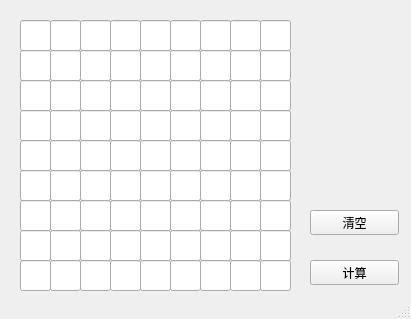
<?xml version="1.0" encoding="UTF-8"?>
<ui version="4.0">
 <class>MainWindow</class>
 <widget class="QMainWindow" name="MainWindow">
  <property name="geometry">
   <rect>
    <x>0</x>
    <y>0</y>
    <width>411</width>
    <height>319</height>
   </rect>
  </property>
  <property name="windowTitle">
   <string>九宫格计算器</string>
  </property>
  <widget class="QWidget" name="centralwidget">
   <widget class="QLineEdit" name="lineEdit">
    <property name="geometry">
     <rect>
      <x>20</x>
      <y>20</y>
      <width>31</width>
      <height>31</height>
     </rect>
    </property>
    <property name="text">
     <string/>
    </property>
    <property name="alignment">
     <set>Qt::AlignCenter</set>
    </property>
   </widget>
   <widget class="QPushButton" name="pushButton">
    <property name="geometry">
     <rect>
      <x>310</x>
      <y>260</y>
      <width>89</width>
      <height>25</height>
     </rect>
    </property>
    <property name="text">
     <string>计算</string>
    </property>
   </widget>
   <widget class="QPushButton" name="pushButton_2">
    <property name="geometry">
     <rect>
      <x>310</x>
      <y>210</y>
      <width>89</width>
      <height>25</height>
     </rect>
    </property>
    <property name="text">
     <string>清空</string>
    </property>
   </widget>
   <widget class="QLineEdit" name="lineEdit_2">
    <property name="geometry">
     <rect>
      <x>50</x>
      <y>20</y>
      <width>31</width>
      <height>31</height>
     </rect>
    </property>
    <property name="text">
     <string/>
    </property>
    <property name="alignment">
     <set>Qt::AlignCenter</set>
    </property>
   </widget>
   <widget class="QLineEdit" name="lineEdit_3">
    <property name="geometry">
     <rect>
      <x>80</x>
      <y>20</y>
      <width>31</width>
      <height>31</height>
     </rect>
    </property>
    <property name="text">
     <string/>
    </property>
    <property name="alignment">
     <set>Qt::AlignCenter</set>
    </property>
   </widget>
   <widget class="QLineEdit" name="lineEdit_4">
    <property name="geometry">
     <rect>
      <x>110</x>
      <y>20</y>
      <width>31</width>
      <height>31</height>
     </rect>
    </property>
    <property name="text">
     <string/>
    </property>
    <property name="alignment">
     <set>Qt::AlignCenter</set>
    </property>
   </widget>
   <widget class="QLineEdit" name="lineEdit_6">
    <property name="geometry">
     <rect>
      <x>170</x>
      <y>20</y>
      <width>31</width>
      <height>31</height>
     </rect>
    </property>
    <property name="text">
     <string/>
    </property>
    <property name="alignment">
     <set>Qt::AlignCenter</set>
    </property>
   </widget>
   <widget class="QLineEdit" name="lineEdit_5">
    <property name="geometry">
     <rect>
      <x>140</x>
      <y>20</y>
      <width>31</width>
      <height>31</height>
     </rect>
    </property>
    <property name="text">
     <string/>
    </property>
    <property name="alignment">
     <set>Qt::AlignCenter</set>
    </property>
   </widget>
   <widget class="QLineEdit" name="lineEdit_7">
    <property name="geometry">
     <rect>
      <x>200</x>
      <y>20</y>
      <width>31</width>
      <height>31</height>
     </rect>
    </property>
    <property name="text">
     <string/>
    </property>
    <property name="alignment">
     <set>Qt::AlignCenter</set>
    </property>
   </widget>
   <widget class="QLineEdit" name="lineEdit_9">
    <property name="geometry">
     <rect>
      <x>260</x>
      <y>20</y>
      <width>31</width>
      <height>31</height>
     </rect>
    </property>
    <property name="text">
     <string/>
    </property>
    <property name="alignment">
     <set>Qt::AlignCenter</set>
    </property>
   </widget>
   <widget class="QLineEdit" name="lineEdit_8">
    <property name="geometry">
     <rect>
      <x>230</x>
      <y>20</y>
      <width>31</width>
      <height>31</height>
     </rect>
    </property>
    <property name="text">
     <string/>
    </property>
    <property name="alignment">
     <set>Qt::AlignCenter</set>
    </property>
   </widget>
   <widget class="QLineEdit" name="lineEdit_10">
    <property name="geometry">
     <rect>
      <x>20</x>
      <y>50</y>
      <width>31</width>
      <height>31</height>
     </rect>
    </property>
    <property name="text">
     <string/>
    </property>
    <property name="alignment">
     <set>Qt::AlignCenter</set>
    </property>
   </widget>
   <widget class="QLineEdit" name="lineEdit_17">
    <property name="geometry">
     <rect>
      <x>230</x>
      <y>50</y>
      <width>31</width>
      <height>31</height>
     </rect>
    </property>
    <property name="text">
     <string/>
    </property>
    <property name="alignment">
     <set>Qt::AlignCenter</set>
    </property>
   </widget>
   <widget class="QLineEdit" name="lineEdit_13">
    <property name="geometry">
     <rect>
      <x>110</x>
      <y>50</y>
      <width>31</width>
      <height>31</height>
     </rect>
    </property>
    <property name="text">
     <string/>
    </property>
    <property name="alignment">
     <set>Qt::AlignCenter</set>
    </property>
   </widget>
   <widget class="QLineEdit" name="lineEdit_12">
    <property name="geometry">
     <rect>
      <x>80</x>
      <y>50</y>
      <width>31</width>
      <height>31</height>
     </rect>
    </property>
    <property name="text">
     <string/>
    </property>
    <property name="alignment">
     <set>Qt::AlignCenter</set>
    </property>
   </widget>
   <widget class="QLineEdit" name="lineEdit_14">
    <property name="geometry">
     <rect>
      <x>140</x>
      <y>50</y>
      <width>31</width>
      <height>31</height>
     </rect>
    </property>
    <property name="text">
     <string/>
    </property>
    <property name="alignment">
     <set>Qt::AlignCenter</set>
    </property>
   </widget>
   <widget class="QLineEdit" name="lineEdit_15">
    <property name="geometry">
     <rect>
      <x>170</x>
      <y>50</y>
      <width>31</width>
      <height>31</height>
     </rect>
    </property>
    <property name="text">
     <string/>
    </property>
    <property name="alignment">
     <set>Qt::AlignCenter</set>
    </property>
   </widget>
   <widget class="QLineEdit" name="lineEdit_18">
    <property name="geometry">
     <rect>
      <x>260</x>
      <y>50</y>
      <width>31</width>
      <height>31</height>
     </rect>
    </property>
    <property name="text">
     <string/>
    </property>
    <property name="alignment">
     <set>Qt::AlignCenter</set>
    </property>
   </widget>
   <widget class="QLineEdit" name="lineEdit_11">
    <property name="geometry">
     <rect>
      <x>50</x>
      <y>50</y>
      <width>31</width>
      <height>31</height>
     </rect>
    </property>
    <property name="text">
     <string/>
    </property>
    <property name="alignment">
     <set>Qt::AlignCenter</set>
    </property>
   </widget>
   <widget class="QLineEdit" name="lineEdit_16">
    <property name="geometry">
     <rect>
      <x>200</x>
      <y>50</y>
      <width>31</width>
      <height>31</height>
     </rect>
    </property>
    <property name="text">
     <string/>
    </property>
    <property name="alignment">
     <set>Qt::AlignCenter</set>
    </property>
   </widget>
   <widget class="QLineEdit" name="lineEdit_19">
    <property name="geometry">
     <rect>
      <x>20</x>
      <y>80</y>
      <width>31</width>
      <height>31</height>
     </rect>
    </property>
    <property name="text">
     <string/>
    </property>
    <property name="alignment">
     <set>Qt::AlignCenter</set>
    </property>
   </widget>
   <widget class="QLineEdit" name="lineEdit_26">
    <property name="geometry">
     <rect>
      <x>230</x>
      <y>80</y>
      <width>31</width>
      <height>31</height>
     </rect>
    </property>
    <property name="text">
     <string/>
    </property>
    <property name="alignment">
     <set>Qt::AlignCenter</set>
    </property>
   </widget>
   <widget class="QLineEdit" name="lineEdit_22">
    <property name="geometry">
     <rect>
      <x>110</x>
      <y>80</y>
      <width>31</width>
      <height>31</height>
     </rect>
    </property>
    <property name="text">
     <string/>
    </property>
    <property name="alignment">
     <set>Qt::AlignCenter</set>
    </property>
   </widget>
   <widget class="QLineEdit" name="lineEdit_21">
    <property name="geometry">
     <rect>
      <x>80</x>
      <y>80</y>
      <width>31</width>
      <height>31</height>
     </rect>
    </property>
    <property name="text">
     <string/>
    </property>
    <property name="alignment">
     <set>Qt::AlignCenter</set>
    </property>
   </widget>
   <widget class="QLineEdit" name="lineEdit_23">
    <property name="geometry">
     <rect>
      <x>140</x>
      <y>80</y>
      <width>31</width>
      <height>31</height>
     </rect>
    </property>
    <property name="text">
     <string/>
    </property>
    <property name="alignment">
     <set>Qt::AlignCenter</set>
    </property>
   </widget>
   <widget class="QLineEdit" name="lineEdit_24">
    <property name="geometry">
     <rect>
      <x>170</x>
      <y>80</y>
      <width>31</width>
      <height>31</height>
     </rect>
    </property>
    <property name="text">
     <string/>
    </property>
    <property name="alignment">
     <set>Qt::AlignCenter</set>
    </property>
   </widget>
   <widget class="QLineEdit" name="lineEdit_27">
    <property name="geometry">
     <rect>
      <x>260</x>
      <y>80</y>
      <width>31</width>
      <height>31</height>
     </rect>
    </property>
    <property name="text">
     <string/>
    </property>
    <property name="alignment">
     <set>Qt::AlignCenter</set>
    </property>
   </widget>
   <widget class="QLineEdit" name="lineEdit_20">
    <property name="geometry">
     <rect>
      <x>50</x>
      <y>80</y>
      <width>31</width>
      <height>31</height>
     </rect>
    </property>
    <property name="text">
     <string/>
    </property>
    <property name="alignment">
     <set>Qt::AlignCenter</set>
    </property>
   </widget>
   <widget class="QLineEdit" name="lineEdit_25">
    <property name="geometry">
     <rect>
      <x>200</x>
      <y>80</y>
      <width>31</width>
      <height>31</height>
     </rect>
    </property>
    <property name="text">
     <string/>
    </property>
    <property name="alignment">
     <set>Qt::AlignCenter</set>
    </property>
   </widget>
   <widget class="QLineEdit" name="lineEdit_28">
    <property name="geometry">
     <rect>
      <x>20</x>
      <y>110</y>
      <width>31</width>
      <height>31</height>
     </rect>
    </property>
    <property name="text">
     <string/>
    </property>
    <property name="alignment">
     <set>Qt::AlignCenter</set>
    </property>
   </widget>
   <widget class="QLineEdit" name="lineEdit_29">
    <property name="geometry">
     <rect>
      <x>50</x>
      <y>110</y>
      <width>31</width>
      <height>31</height>
     </rect>
    </property>
    <property name="text">
     <string/>
    </property>
    <property name="alignment">
     <set>Qt::AlignCenter</set>
    </property>
   </widget>
   <widget class="QLineEdit" name="lineEdit_31">
    <property name="geometry">
     <rect>
      <x>110</x>
      <y>110</y>
      <width>31</width>
      <height>31</height>
     </rect>
    </property>
    <property name="text">
     <string/>
    </property>
    <property name="alignment">
     <set>Qt::AlignCenter</set>
    </property>
   </widget>
   <widget class="QLineEdit" name="lineEdit_30">
    <property name="geometry">
     <rect>
      <x>80</x>
      <y>110</y>
      <width>31</width>
      <height>31</height>
     </rect>
    </property>
    <property name="text">
     <string/>
    </property>
    <property name="alignment">
     <set>Qt::AlignCenter</set>
    </property>
   </widget>
   <widget class="QLineEdit" name="lineEdit_32">
    <property name="geometry">
     <rect>
      <x>140</x>
      <y>110</y>
      <width>31</width>
      <height>31</height>
     </rect>
    </property>
    <property name="text">
     <string/>
    </property>
    <property name="alignment">
     <set>Qt::AlignCenter</set>
    </property>
   </widget>
   <widget class="QLineEdit" name="lineEdit_33">
    <property name="geometry">
     <rect>
      <x>170</x>
      <y>110</y>
      <width>31</width>
      <height>31</height>
     </rect>
    </property>
    <property name="text">
     <string/>
    </property>
    <property name="alignment">
     <set>Qt::AlignCenter</set>
    </property>
   </widget>
   <widget class="QLineEdit" name="lineEdit_34">
    <property name="geometry">
     <rect>
      <x>200</x>
      <y>110</y>
      <width>31</width>
      <height>31</height>
     </rect>
    </property>
    <property name="text">
     <string/>
    </property>
    <property name="alignment">
     <set>Qt::AlignCenter</set>
    </property>
   </widget>
   <widget class="QLineEdit" name="lineEdit_35">
    <property name="geometry">
     <rect>
      <x>230</x>
      <y>110</y>
      <width>31</width>
      <height>31</height>
     </rect>
    </property>
    <property name="text">
     <string/>
    </property>
    <property name="alignment">
     <set>Qt::AlignCenter</set>
    </property>
   </widget>
   <widget class="QLineEdit" name="lineEdit_36">
    <property name="geometry">
     <rect>
      <x>260</x>
      <y>110</y>
      <width>31</width>
      <height>31</height>
     </rect>
    </property>
    <property name="text">
     <string/>
    </property>
    <property name="alignment">
     <set>Qt::AlignCenter</set>
    </property>
   </widget>
   <widget class="QLineEdit" name="lineEdit_37">
    <property name="geometry">
     <rect>
      <x>20</x>
      <y>140</y>
      <width>31</width>
      <height>31</height>
     </rect>
    </property>
    <property name="text">
     <string/>
    </property>
    <property name="alignment">
     <set>Qt::AlignCenter</set>
    </property>
   </widget>
   <widget class="QLineEdit" name="lineEdit_38">
    <property name="geometry">
     <rect>
      <x>50</x>
      <y>140</y>
      <width>31</width>
      <height>31</height>
     </rect>
    </property>
    <property name="text">
     <string/>
    </property>
    <property name="alignment">
     <set>Qt::AlignCenter</set>
    </property>
   </widget>
   <widget class="QLineEdit" name="lineEdit_39">
    <property name="geometry">
     <rect>
      <x>80</x>
      <y>140</y>
      <width>31</width>
      <height>31</height>
     </rect>
    </property>
    <property name="text">
     <string/>
    </property>
    <property name="alignment">
     <set>Qt::AlignCenter</set>
    </property>
   </widget>
   <widget class="QLineEdit" name="lineEdit_40">
    <property name="geometry">
     <rect>
      <x>110</x>
      <y>140</y>
      <width>31</width>
      <height>31</height>
     </rect>
    </property>
    <property name="text">
     <string/>
    </property>
    <property name="alignment">
     <set>Qt::AlignCenter</set>
    </property>
   </widget>
   <widget class="QLineEdit" name="lineEdit_41">
    <property name="geometry">
     <rect>
      <x>140</x>
      <y>140</y>
      <width>31</width>
      <height>31</height>
     </rect>
    </property>
    <property name="text">
     <string/>
    </property>
    <property name="alignment">
     <set>Qt::AlignCenter</set>
    </property>
   </widget>
   <widget class="QLineEdit" name="lineEdit_42">
    <property name="geometry">
     <rect>
      <x>170</x>
      <y>140</y>
      <width>31</width>
      <height>31</height>
     </rect>
    </property>
    <property name="text">
     <string/>
    </property>
    <property name="alignment">
     <set>Qt::AlignCenter</set>
    </property>
   </widget>
   <widget class="QLineEdit" name="lineEdit_43">
    <property name="geometry">
     <rect>
      <x>200</x>
      <y>140</y>
      <width>31</width>
      <height>31</height>
     </rect>
    </property>
    <property name="text">
     <string/>
    </property>
    <property name="alignment">
     <set>Qt::AlignCenter</set>
    </property>
   </widget>
   <widget class="QLineEdit" name="lineEdit_44">
    <property name="geometry">
     <rect>
      <x>230</x>
      <y>140</y>
      <width>31</width>
      <height>31</height>
     </rect>
    </property>
    <property name="text">
     <string/>
    </property>
    <property name="alignment">
     <set>Qt::AlignCenter</set>
    </property>
   </widget>
   <widget class="QLineEdit" name="lineEdit_45">
    <property name="geometry">
     <rect>
      <x>260</x>
      <y>140</y>
      <width>31</width>
      <height>31</height>
     </rect>
    </property>
    <property name="text">
     <string/>
    </property>
    <property name="alignment">
     <set>Qt::AlignCenter</set>
    </property>
   </widget>
   <widget class="QLineEdit" name="lineEdit_46">
    <property name="geometry">
     <rect>
      <x>20</x>
      <y>170</y>
      <width>31</width>
      <height>31</height>
     </rect>
    </property>
    <property name="text">
     <string/>
    </property>
    <property name="alignment">
     <set>Qt::AlignCenter</set>
    </property>
   </widget>
   <widget class="QLineEdit" name="lineEdit_47">
    <property name="geometry">
     <rect>
      <x>50</x>
      <y>170</y>
      <width>31</width>
      <height>31</height>
     </rect>
    </property>
    <property name="text">
     <string/>
    </property>
    <property name="alignment">
     <set>Qt::AlignCenter</set>
    </property>
   </widget>
   <widget class="QLineEdit" name="lineEdit_48">
    <property name="geometry">
     <rect>
      <x>80</x>
      <y>170</y>
      <width>31</width>
      <height>31</height>
     </rect>
    </property>
    <property name="text">
     <string/>
    </property>
    <property name="alignment">
     <set>Qt::AlignCenter</set>
    </property>
   </widget>
   <widget class="QLineEdit" name="lineEdit_49">
    <property name="geometry">
     <rect>
      <x>110</x>
      <y>170</y>
      <width>31</width>
      <height>31</height>
     </rect>
    </property>
    <property name="text">
     <string/>
    </property>
    <property name="alignment">
     <set>Qt::AlignCenter</set>
    </property>
   </widget>
   <widget class="QLineEdit" name="lineEdit_50">
    <property name="geometry">
     <rect>
      <x>140</x>
      <y>170</y>
      <width>31</width>
      <height>31</height>
     </rect>
    </property>
    <property name="text">
     <string/>
    </property>
    <property name="alignment">
     <set>Qt::AlignCenter</set>
    </property>
   </widget>
   <widget class="QLineEdit" name="lineEdit_51">
    <property name="geometry">
     <rect>
      <x>170</x>
      <y>170</y>
      <width>31</width>
      <height>31</height>
     </rect>
    </property>
    <property name="text">
     <string/>
    </property>
    <property name="alignment">
     <set>Qt::AlignCenter</set>
    </property>
   </widget>
   <widget class="QLineEdit" name="lineEdit_52">
    <property name="geometry">
     <rect>
      <x>200</x>
      <y>170</y>
      <width>31</width>
      <height>31</height>
     </rect>
    </property>
    <property name="text">
     <string/>
    </property>
    <property name="alignment">
     <set>Qt::AlignCenter</set>
    </property>
   </widget>
   <widget class="QLineEdit" name="lineEdit_53">
    <property name="geometry">
     <rect>
      <x>230</x>
      <y>170</y>
      <width>31</width>
      <height>31</height>
     </rect>
    </property>
    <property name="text">
     <string/>
    </property>
    <property name="alignment">
     <set>Qt::AlignCenter</set>
    </property>
   </widget>
   <widget class="QLineEdit" name="lineEdit_54">
    <property name="geometry">
     <rect>
      <x>260</x>
      <y>170</y>
      <width>31</width>
      <height>31</height>
     </rect>
    </property>
    <property name="text">
     <string/>
    </property>
    <property name="alignment">
     <set>Qt::AlignCenter</set>
    </property>
   </widget>
   <widget class="QLineEdit" name="lineEdit_55">
    <property name="geometry">
     <rect>
      <x>20</x>
      <y>200</y>
      <width>31</width>
      <height>31</height>
     </rect>
    </property>
    <property name="text">
     <string/>
    </property>
    <property name="alignment">
     <set>Qt::AlignCenter</set>
    </property>
   </widget>
   <widget class="QLineEdit" name="lineEdit_56">
    <property name="geometry">
     <rect>
      <x>50</x>
      <y>200</y>
      <width>31</width>
      <height>31</height>
     </rect>
    </property>
    <property name="text">
     <string/>
    </property>
    <property name="alignment">
     <set>Qt::AlignCenter</set>
    </property>
   </widget>
   <widget class="QLineEdit" name="lineEdit_57">
    <property name="geometry">
     <rect>
      <x>80</x>
      <y>200</y>
      <width>31</width>
      <height>31</height>
     </rect>
    </property>
    <property name="text">
     <string/>
    </property>
    <property name="alignment">
     <set>Qt::AlignCenter</set>
    </property>
   </widget>
   <widget class="QLineEdit" name="lineEdit_58">
    <property name="geometry">
     <rect>
      <x>110</x>
      <y>200</y>
      <width>31</width>
      <height>31</height>
     </rect>
    </property>
    <property name="text">
     <string/>
    </property>
    <property name="alignment">
     <set>Qt::AlignCenter</set>
    </property>
   </widget>
   <widget class="QLineEdit" name="lineEdit_59">
    <property name="geometry">
     <rect>
      <x>140</x>
      <y>200</y>
      <width>31</width>
      <height>31</height>
     </rect>
    </property>
    <property name="text">
     <string/>
    </property>
    <property name="alignment">
     <set>Qt::AlignCenter</set>
    </property>
   </widget>
   <widget class="QLineEdit" name="lineEdit_60">
    <property name="geometry">
     <rect>
      <x>170</x>
      <y>200</y>
      <width>31</width>
      <height>31</height>
     </rect>
    </property>
    <property name="text">
     <string/>
    </property>
    <property name="alignment">
     <set>Qt::AlignCenter</set>
    </property>
   </widget>
   <widget class="QLineEdit" name="lineEdit_61">
    <property name="geometry">
     <rect>
      <x>200</x>
      <y>200</y>
      <width>31</width>
      <height>31</height>
     </rect>
    </property>
    <property name="text">
     <string/>
    </property>
    <property name="alignment">
     <set>Qt::AlignCenter</set>
    </property>
   </widget>
   <widget class="QLineEdit" name="lineEdit_62">
    <property name="geometry">
     <rect>
      <x>230</x>
      <y>200</y>
      <width>31</width>
      <height>31</height>
     </rect>
    </property>
    <property name="text">
     <string/>
    </property>
    <property name="alignment">
     <set>Qt::AlignCenter</set>
    </property>
   </widget>
   <widget class="QLineEdit" name="lineEdit_63">
    <property name="geometry">
     <rect>
      <x>260</x>
      <y>200</y>
      <width>31</width>
      <height>31</height>
     </rect>
    </property>
    <property name="text">
     <string/>
    </property>
    <property name="alignment">
     <set>Qt::AlignCenter</set>
    </property>
   </widget>
   <widget class="QLineEdit" name="lineEdit_64">
    <property name="geometry">
     <rect>
      <x>20</x>
      <y>230</y>
      <width>31</width>
      <height>31</height>
     </rect>
    </property>
    <property name="text">
     <string/>
    </property>
    <property name="alignment">
     <set>Qt::AlignCenter</set>
    </property>
   </widget>
   <widget class="QLineEdit" name="lineEdit_65">
    <property name="geometry">
     <rect>
      <x>50</x>
      <y>230</y>
      <width>31</width>
      <height>31</height>
     </rect>
    </property>
    <property name="text">
     <string/>
    </property>
    <property name="alignment">
     <set>Qt::AlignCenter</set>
    </property>
   </widget>
   <widget class="QLineEdit" name="lineEdit_66">
    <property name="geometry">
     <rect>
      <x>80</x>
      <y>230</y>
      <width>31</width>
      <height>31</height>
     </rect>
    </property>
    <property name="text">
     <string/>
    </property>
    <property name="alignment">
     <set>Qt::AlignCenter</set>
    </property>
   </widget>
   <widget class="QLineEdit" name="lineEdit_67">
    <property name="geometry">
     <rect>
      <x>110</x>
      <y>230</y>
      <width>31</width>
      <height>31</height>
     </rect>
    </property>
    <property name="text">
     <string/>
    </property>
    <property name="alignment">
     <set>Qt::AlignCenter</set>
    </property>
   </widget>
   <widget class="QLineEdit" name="lineEdit_68">
    <property name="geometry">
     <rect>
      <x>140</x>
      <y>230</y>
      <width>31</width>
      <height>31</height>
     </rect>
    </property>
    <property name="text">
     <string/>
    </property>
    <property name="alignment">
     <set>Qt::AlignCenter</set>
    </property>
   </widget>
   <widget class="QLineEdit" name="lineEdit_69">
    <property name="geometry">
     <rect>
      <x>170</x>
      <y>230</y>
      <width>31</width>
      <height>31</height>
     </rect>
    </property>
    <property name="text">
     <string/>
    </property>
    <property name="alignment">
     <set>Qt::AlignCenter</set>
    </property>
   </widget>
   <widget class="QLineEdit" name="lineEdit_70">
    <property name="geometry">
     <rect>
      <x>200</x>
      <y>230</y>
      <width>31</width>
      <height>31</height>
     </rect>
    </property>
    <property name="text">
     <string/>
    </property>
    <property name="alignment">
     <set>Qt::AlignCenter</set>
    </property>
   </widget>
   <widget class="QLineEdit" name="lineEdit_71">
    <property name="geometry">
     <rect>
      <x>230</x>
      <y>230</y>
      <width>31</width>
      <height>31</height>
     </rect>
    </property>
    <property name="text">
     <string/>
    </property>
    <property name="alignment">
     <set>Qt::AlignCenter</set>
    </property>
   </widget>
   <widget class="QLineEdit" name="lineEdit_72">
    <property name="geometry">
     <rect>
      <x>260</x>
      <y>230</y>
      <width>31</width>
      <height>31</height>
     </rect>
    </property>
    <property name="text">
     <string/>
    </property>
    <property name="alignment">
     <set>Qt::AlignCenter</set>
    </property>
   </widget>
   <widget class="QLineEdit" name="lineEdit_73">
    <property name="geometry">
     <rect>
      <x>20</x>
      <y>260</y>
      <width>31</width>
      <height>31</height>
     </rect>
    </property>
    <property name="text">
     <string/>
    </property>
    <property name="alignment">
     <set>Qt::AlignCenter</set>
    </property>
   </widget>
   <widget class="QLineEdit" name="lineEdit_74">
    <property name="geometry">
     <rect>
      <x>50</x>
      <y>260</y>
      <width>31</width>
      <height>31</height>
     </rect>
    </property>
    <property name="text">
     <string/>
    </property>
    <property name="alignment">
     <set>Qt::AlignCenter</set>
    </property>
   </widget>
   <widget class="QLineEdit" name="lineEdit_75">
    <property name="geometry">
     <rect>
      <x>80</x>
      <y>260</y>
      <width>31</width>
      <height>31</height>
     </rect>
    </property>
    <property name="text">
     <string/>
    </property>
    <property name="alignment">
     <set>Qt::AlignCenter</set>
    </property>
   </widget>
   <widget class="QLineEdit" name="lineEdit_76">
    <property name="geometry">
     <rect>
      <x>110</x>
      <y>260</y>
      <width>31</width>
      <height>31</height>
     </rect>
    </property>
    <property name="text">
     <string/>
    </property>
    <property name="alignment">
     <set>Qt::AlignCenter</set>
    </property>
   </widget>
   <widget class="QLineEdit" name="lineEdit_77">
    <property name="geometry">
     <rect>
      <x>140</x>
      <y>260</y>
      <width>31</width>
      <height>31</height>
     </rect>
    </property>
    <property name="text">
     <string/>
    </property>
    <property name="alignment">
     <set>Qt::AlignCenter</set>
    </property>
   </widget>
   <widget class="QLineEdit" name="lineEdit_78">
    <property name="geometry">
     <rect>
      <x>170</x>
      <y>260</y>
      <width>31</width>
      <height>31</height>
     </rect>
    </property>
    <property name="text">
     <string/>
    </property>
    <property name="alignment">
     <set>Qt::AlignCenter</set>
    </property>
   </widget>
   <widget class="QLineEdit" name="lineEdit_79">
    <property name="geometry">
     <rect>
      <x>200</x>
      <y>260</y>
      <width>31</width>
      <height>31</height>
     </rect>
    </property>
    <property name="text">
     <string/>
    </property>
    <property name="alignment">
     <set>Qt::AlignCenter</set>
    </property>
   </widget>
   <widget class="QLineEdit" name="lineEdit_80">
    <property name="geometry">
     <rect>
      <x>230</x>
      <y>260</y>
      <width>31</width>
      <height>31</height>
     </rect>
    </property>
    <property name="text">
     <string/>
    </property>
    <property name="alignment">
     <set>Qt::AlignCenter</set>
    </property>
   </widget>
   <widget class="QLineEdit" name="lineEdit_81">
    <property name="geometry">
     <rect>
      <x>260</x>
      <y>260</y>
      <width>31</width>
      <height>31</height>
     </rect>
    </property>
    <property name="text">
     <string/>
    </property>
    <property name="alignment">
     <set>Qt::AlignCenter</set>
    </property>
   </widget>
  </widget>
  <widget class="QStatusBar" name="statusbar"/>
 </widget>
 <resources/>
 <connections/>
</ui>
